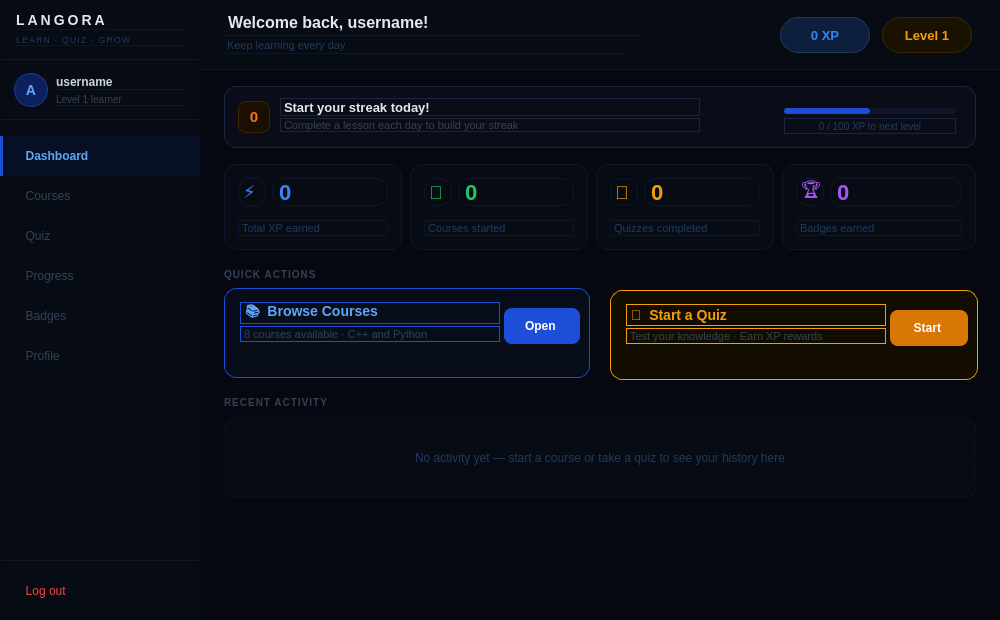
<?xml version="1.0" encoding="UTF-8"?>
<ui version="4.0">
 <class>dashboard</class>
 <widget class="QWidget" name="dashboard">
  <property name="geometry">
   <rect>
    <x>0</x>
    <y>0</y>
    <width>1000</width>
    <height>620</height>
   </rect>
  </property>
  <property name="windowTitle">
   <string>Langora</string>
  </property>
  <property name="styleSheet">
   <string notr="true">QWidget#dashboard{background-color:#050810;}</string>
  </property>
  <widget class="QFrame" name="sidebar">
   <property name="geometry">
    <rect>
     <x>0</x>
     <y>0</y>
     <width>200</width>
     <height>620</height>
    </rect>
   </property>
   <property name="styleSheet">
    <string notr="true">QFrame#sidebar{background-color:#070b14;border-right:1px solid #0f1629;}</string>
   </property>
   <property name="frameShape">
    <enum>QFrame::Shape::StyledPanel</enum>
   </property>
   <widget class="QFrame" name="logo_area">
    <property name="geometry">
     <rect>
      <x>0</x>
      <y>0</y>
      <width>200</width>
      <height>60</height>
     </rect>
    </property>
    <property name="styleSheet">
     <string notr="true">QFrame{background:transparent;border-bottom:1px solid #0f1629;border-right:none;}</string>
    </property>
    <widget class="QLabel" name="label_appname_side">
     <property name="geometry">
      <rect>
       <x>16</x>
       <y>10</y>
       <width>168</width>
       <height>20</height>
      </rect>
     </property>
     <property name="styleSheet">
      <string notr="true">QLabel{color:#e2e8f0;font-size:14px;font-weight:bold;letter-spacing:3px;background:transparent;}</string>
     </property>
     <property name="text">
      <string>LANGORA</string>
     </property>
    </widget>
    <widget class="QLabel" name="label_appslogan">
     <property name="geometry">
      <rect>
       <x>16</x>
       <y>32</y>
       <width>168</width>
       <height>14</height>
      </rect>
     </property>
     <property name="styleSheet">
      <string notr="true">QLabel{color:#1e3a5f;font-size:9px;letter-spacing:1px;background:transparent;}</string>
     </property>
     <property name="text">
      <string>LEARN · QUIZ · GROW</string>
     </property>
    </widget>
   </widget>
   <widget class="QFrame" name="user_area">
    <property name="geometry">
     <rect>
      <x>0</x>
      <y>60</y>
      <width>200</width>
      <height>60</height>
     </rect>
    </property>
    <property name="styleSheet">
     <string notr="true">QFrame{background:transparent;border-bottom:1px solid #0f1629;border-right:none;}</string>
    </property>
    <widget class="QLabel" name="label_avatar">
     <property name="geometry">
      <rect>
       <x>14</x>
       <y>13</y>
       <width>34</width>
       <height>34</height>
      </rect>
     </property>
     <property name="styleSheet">
      <string notr="true">QLabel{background-color:#0d1f5c;border-radius:17px;border:1px solid #1a3a99;color:#60a5fa;font-size:14px;font-weight:bold;}</string>
     </property>
     <property name="text">
      <string>A</string>
     </property>
     <property name="alignment">
      <set>Qt::AlignmentFlag::AlignCenter</set>
     </property>
    </widget>
    <widget class="QLabel" name="label_username_side">
     <property name="geometry">
      <rect>
       <x>56</x>
       <y>14</y>
       <width>130</width>
       <height>16</height>
      </rect>
     </property>
     <property name="styleSheet">
      <string notr="true">QLabel{color:#cbd5e1;font-size:12px;font-weight:bold;background:transparent;}</string>
     </property>
     <property name="text">
      <string>username</string>
     </property>
    </widget>
    <widget class="QLabel" name="label_level_side">
     <property name="geometry">
      <rect>
       <x>56</x>
       <y>32</y>
       <width>130</width>
       <height>14</height>
      </rect>
     </property>
     <property name="styleSheet">
      <string notr="true">QLabel{color:#334155;font-size:10px;background:transparent;}</string>
     </property>
     <property name="text">
      <string>Level 1 learner</string>
     </property>
    </widget>
   </widget>
   <widget class="QPushButton" name="nav_dashboard">
    <property name="geometry">
     <rect>
      <x>0</x>
      <y>136</y>
      <width>200</width>
      <height>40</height>
     </rect>
    </property>
    <property name="styleSheet">
     <string notr="true">QPushButton{background:#070f24;color:#60a5fa;border:none;border-left:3px solid #1d4ed8;border-radius:0;font-size:12px;font-weight:bold;text-align:left;padding-left:16px;}</string>
    </property>
    <property name="text">
     <string>  Dashboard</string>
    </property>
   </widget>
   <widget class="QPushButton" name="pushButton_courses">
    <property name="geometry">
     <rect>
      <x>0</x>
      <y>176</y>
      <width>200</width>
      <height>40</height>
     </rect>
    </property>
    <property name="styleSheet">
     <string notr="true">QPushButton{background:transparent;color:#334155;border:none;border-left:3px solid transparent;border-radius:0;font-size:12px;text-align:left;padding-left:16px;}QPushButton:hover{background:#070f1a;color:#60a5fa;border-left-color:#1d4ed8;}</string>
    </property>
    <property name="text">
     <string>  Courses</string>
    </property>
   </widget>
   <widget class="QPushButton" name="pushButton_startQuiz">
    <property name="geometry">
     <rect>
      <x>0</x>
      <y>216</y>
      <width>200</width>
      <height>40</height>
     </rect>
    </property>
    <property name="styleSheet">
     <string notr="true">QPushButton{background:transparent;color:#334155;border:none;border-left:3px solid transparent;border-radius:0;font-size:12px;text-align:left;padding-left:16px;}QPushButton:hover{background:#070f1a;color:#60a5fa;border-left-color:#1d4ed8;}</string>
    </property>
    <property name="text">
     <string>  Quiz</string>
    </property>
   </widget>
   <widget class="QPushButton" name="nav_progress">
    <property name="geometry">
     <rect>
      <x>0</x>
      <y>256</y>
      <width>200</width>
      <height>40</height>
     </rect>
    </property>
    <property name="styleSheet">
     <string notr="true">QPushButton{background:transparent;color:#334155;border:none;border-left:3px solid transparent;border-radius:0;font-size:12px;text-align:left;padding-left:16px;}QPushButton:hover{background:#070f1a;color:#60a5fa;}</string>
    </property>
    <property name="text">
     <string>  Progress</string>
    </property>
   </widget>
   <widget class="QPushButton" name="nav_badges">
    <property name="geometry">
     <rect>
      <x>0</x>
      <y>296</y>
      <width>200</width>
      <height>40</height>
     </rect>
    </property>
    <property name="styleSheet">
     <string notr="true">QPushButton{background:transparent;color:#334155;border:none;border-left:3px solid transparent;border-radius:0;font-size:12px;text-align:left;padding-left:16px;}QPushButton:hover{background:#070f1a;color:#60a5fa;}</string>
    </property>
    <property name="text">
     <string>  Badges</string>
    </property>
   </widget>
   <widget class="QPushButton" name="nav_profile">
    <property name="geometry">
     <rect>
      <x>0</x>
      <y>336</y>
      <width>200</width>
      <height>40</height>
     </rect>
    </property>
    <property name="styleSheet">
     <string notr="true">QPushButton{background:transparent;color:#334155;border:none;border-left:3px solid transparent;border-radius:0;font-size:12px;text-align:left;padding-left:16px;}QPushButton:hover{background:#070f1a;color:#60a5fa;}</string>
    </property>
    <property name="text">
     <string>  Profile</string>
    </property>
   </widget>
   <widget class="QPushButton" name="pushButton_logout">
    <property name="geometry">
     <rect>
      <x>0</x>
      <y>560</y>
      <width>200</width>
      <height>60</height>
     </rect>
    </property>
    <property name="styleSheet">
     <string notr="true">QPushButton{background:transparent;color:#ef4444;border:none;border-top:1px solid #0f1629;border-left:3px solid transparent;border-radius:0;font-size:12px;text-align:left;padding-left:16px;}QPushButton:hover{background:#150505;border-left-color:#ef4444;}</string>
    </property>
    <property name="text">
     <string>  Log out</string>
    </property>
   </widget>
  </widget>
  <widget class="QFrame" name="main_area">
   <property name="geometry">
    <rect>
     <x>200</x>
     <y>0</y>
     <width>800</width>
     <height>620</height>
    </rect>
   </property>
   <property name="styleSheet">
    <string notr="true">QFrame#main_area{background-color:#050810;border:none;}</string>
   </property>
   <property name="frameShape">
    <enum>QFrame::Shape::StyledPanel</enum>
   </property>
   <widget class="QFrame" name="topbar">
    <property name="geometry">
     <rect>
      <x>0</x>
      <y>0</y>
      <width>800</width>
      <height>70</height>
     </rect>
    </property>
    <property name="styleSheet">
     <string notr="true">QFrame{background-color:#070b14;border-bottom:1px solid #0f1629;border-left:none;border-right:none;border-top:none;}</string>
    </property>
    <widget class="QLabel" name="label_welcome">
     <property name="geometry">
      <rect>
       <x>24</x>
       <y>10</y>
       <width>420</width>
       <height>26</height>
      </rect>
     </property>
     <property name="styleSheet">
      <string notr="true">QLabel{color:#e2e8f0;font-size:16px;font-weight:bold;background:transparent;}</string>
     </property>
     <property name="text">
      <string>Welcome back, username!</string>
     </property>
    </widget>
    <widget class="QLabel" name="label_topbar_sub">
     <property name="geometry">
      <rect>
       <x>24</x>
       <y>38</y>
       <width>400</width>
       <height>16</height>
      </rect>
     </property>
     <property name="styleSheet">
      <string notr="true">QLabel{color:#1e3a5f;font-size:11px;background:transparent;}</string>
     </property>
     <property name="text">
      <string>Keep learning every day</string>
     </property>
    </widget>
    <widget class="QFrame" name="xp_badge">
     <property name="geometry">
      <rect>
       <x>580</x>
       <y>17</y>
       <width>90</width>
       <height>36</height>
      </rect>
     </property>
     <property name="styleSheet">
      <string notr="true">QFrame{background:#0d1f3c;border:1px solid #1e3a5f;border-radius:18px;}</string>
     </property>
     <widget class="QLabel" name="label_xp">
      <property name="geometry">
       <rect>
        <x>0</x>
        <y>0</y>
        <width>90</width>
        <height>36</height>
       </rect>
      </property>
      <property name="styleSheet">
       <string notr="true">QLabel{color:#3b82f6;font-size:13px;font-weight:bold;background:transparent;border:none;}</string>
      </property>
      <property name="text">
       <string>0 XP</string>
      </property>
      <property name="alignment">
       <set>Qt::AlignmentFlag::AlignCenter</set>
      </property>
     </widget>
    </widget>
    <widget class="QFrame" name="level_badge">
     <property name="geometry">
      <rect>
       <x>682</x>
       <y>17</y>
       <width>90</width>
       <height>36</height>
      </rect>
     </property>
     <property name="styleSheet">
      <string notr="true">QFrame{background:#1a1200;border:1px solid #3d2600;border-radius:18px;}</string>
     </property>
     <widget class="QLabel" name="level_label">
      <property name="geometry">
       <rect>
        <x>0</x>
        <y>0</y>
        <width>90</width>
        <height>36</height>
       </rect>
      </property>
      <property name="styleSheet">
       <string notr="true">QLabel{color:#f59e0b;font-size:13px;font-weight:bold;background:transparent;border:none;}</string>
      </property>
      <property name="text">
       <string>Level 1</string>
      </property>
      <property name="alignment">
       <set>Qt::AlignmentFlag::AlignCenter</set>
      </property>
     </widget>
    </widget>
   </widget>
   <widget class="QFrame" name="streak_bar">
    <property name="geometry">
     <rect>
      <x>24</x>
      <y>86</y>
      <width>752</width>
      <height>62</height>
     </rect>
    </property>
    <property name="styleSheet">
     <string notr="true">QFrame{background-color:#0a0d18;border:1px solid #1a2540;border-radius:12px;}</string>
    </property>
    <widget class="QLabel" name="label_streak_icon">
     <property name="geometry">
      <rect>
       <x>14</x>
       <y>15</y>
       <width>32</width>
       <height>32</height>
      </rect>
     </property>
     <property name="styleSheet">
      <string notr="true">QLabel{background:#1a0f00;border:1px solid #3d2600;border-radius:8px;color:#f97316;font-size:15px;font-weight:bold;}</string>
     </property>
     <property name="text">
      <string>0</string>
     </property>
     <property name="alignment">
      <set>Qt::AlignmentFlag::AlignCenter</set>
     </property>
    </widget>
    <widget class="QLabel" name="label_streak_title">
     <property name="geometry">
      <rect>
       <x>56</x>
       <y>12</y>
       <width>420</width>
       <height>18</height>
      </rect>
     </property>
     <property name="styleSheet">
      <string notr="true">QLabel{color:#e2e8f0;font-size:13px;font-weight:bold;background:transparent;}</string>
     </property>
     <property name="text">
      <string>Start your streak today!</string>
     </property>
    </widget>
    <widget class="QLabel" name="label_streak_sub">
     <property name="geometry">
      <rect>
       <x>56</x>
       <y>32</y>
       <width>420</width>
       <height>14</height>
      </rect>
     </property>
     <property name="styleSheet">
      <string notr="true">QLabel{color:#334155;font-size:11px;background:transparent;}</string>
     </property>
     <property name="text">
      <string>Complete a lesson each day to build your streak</string>
     </property>
    </widget>
    <widget class="QFrame" name="xp_bar_bg">
     <property name="geometry">
      <rect>
       <x>560</x>
       <y>22</y>
       <width>172</width>
       <height>6</height>
      </rect>
     </property>
     <property name="styleSheet">
      <string notr="true">QFrame{background:#0f1629;border-radius:3px;border:none;}</string>
     </property>
    </widget>
    <widget class="QFrame" name="xp_bar_fill">
     <property name="geometry">
      <rect>
       <x>560</x>
       <y>22</y>
       <width>86</width>
       <height>6</height>
      </rect>
     </property>
     <property name="styleSheet">
      <string notr="true">QFrame{background:#1d4ed8;border-radius:3px;border:none;}</string>
     </property>
    </widget>
    <widget class="QLabel" name="label_xp_bar_text">
     <property name="geometry">
      <rect>
       <x>560</x>
       <y>32</y>
       <width>172</width>
       <height>16</height>
      </rect>
     </property>
     <property name="styleSheet">
      <string notr="true">QLabel{color:#1e3a5f;font-size:10px;background:transparent;}</string>
     </property>
     <property name="text">
      <string>0 / 100 XP to next level</string>
     </property>
     <property name="alignment">
      <set>Qt::AlignmentFlag::AlignCenter</set>
     </property>
    </widget>
   </widget>
   <widget class="QFrame" name="stat1">
    <property name="geometry">
     <rect>
      <x>24</x>
      <y>164</y>
      <width>178</width>
      <height>86</height>
     </rect>
    </property>
    <property name="styleSheet">
     <string notr="true">QFrame{background:#070b14;border:1px solid #0f1629;border-radius:12px;}QFrame:hover{border-color:#3b82f6;background:#080d18;}</string>
    </property>
    <widget class="QLabel" name="label_stat1_icon">
     <property name="geometry">
      <rect>
       <x>14</x>
       <y>14</y>
       <width>28</width>
       <height>28</height>
      </rect>
     </property>
     <property name="styleSheet">
      <string notr="true">QLabel{color:#3b82f6;font-size:18px;background:transparent;}</string>
     </property>
     <property name="text">
      <string>⚡</string>
     </property>
    </widget>
    <widget class="QLabel" name="label_stat1_val">
     <property name="geometry">
      <rect>
       <x>48</x>
       <y>14</y>
       <width>116</width>
       <height>28</height>
      </rect>
     </property>
     <property name="styleSheet">
      <string notr="true">QLabel{color:#3b82f6;font-size:22px;font-weight:bold;background:transparent;}</string>
     </property>
     <property name="text">
      <string>0</string>
     </property>
    </widget>
    <widget class="QLabel" name="label_stat1_lbl">
     <property name="geometry">
      <rect>
       <x>14</x>
       <y>56</y>
       <width>150</width>
       <height>16</height>
      </rect>
     </property>
     <property name="styleSheet">
      <string notr="true">QLabel{color:#1e3a5f;font-size:11px;background:transparent;}</string>
     </property>
     <property name="text">
      <string>Total XP earned</string>
     </property>
    </widget>
   </widget>
   <widget class="QFrame" name="stat2">
    <property name="geometry">
     <rect>
      <x>210</x>
      <y>164</y>
      <width>178</width>
      <height>86</height>
     </rect>
    </property>
    <property name="styleSheet">
     <string notr="true">QFrame{background:#070b14;border:1px solid #0f1629;border-radius:12px;}QFrame:hover{border-color:#22c55e;background:#080d18;}</string>
    </property>
    <widget class="QLabel" name="label_stat2_icon">
     <property name="geometry">
      <rect>
       <x>14</x>
       <y>14</y>
       <width>28</width>
       <height>28</height>
      </rect>
     </property>
     <property name="styleSheet">
      <string notr="true">QLabel{color:#22c55e;font-size:18px;background:transparent;}</string>
     </property>
     <property name="text">
      <string>📘</string>
     </property>
    </widget>
    <widget class="QLabel" name="label_stat2_val">
     <property name="geometry">
      <rect>
       <x>48</x>
       <y>14</y>
       <width>116</width>
       <height>28</height>
      </rect>
     </property>
     <property name="styleSheet">
      <string notr="true">QLabel{color:#22c55e;font-size:22px;font-weight:bold;background:transparent;}</string>
     </property>
     <property name="text">
      <string>0</string>
     </property>
    </widget>
    <widget class="QLabel" name="label_stat2_lbl">
     <property name="geometry">
      <rect>
       <x>14</x>
       <y>56</y>
       <width>150</width>
       <height>16</height>
      </rect>
     </property>
     <property name="styleSheet">
      <string notr="true">QLabel{color:#1e3a5f;font-size:11px;background:transparent;}</string>
     </property>
     <property name="text">
      <string>Courses started</string>
     </property>
    </widget>
   </widget>
   <widget class="QFrame" name="stat3">
    <property name="geometry">
     <rect>
      <x>396</x>
      <y>164</y>
      <width>178</width>
      <height>86</height>
     </rect>
    </property>
    <property name="styleSheet">
     <string notr="true">QFrame{background:#070b14;border:1px solid #0f1629;border-radius:12px;}QFrame:hover{border-color:#f59e0b;background:#080d18;}</string>
    </property>
    <widget class="QLabel" name="label_stat3_icon">
     <property name="geometry">
      <rect>
       <x>14</x>
       <y>14</y>
       <width>28</width>
       <height>28</height>
      </rect>
     </property>
     <property name="styleSheet">
      <string notr="true">QLabel{color:#f59e0b;font-size:18px;background:transparent;}</string>
     </property>
     <property name="text">
      <string>🧠</string>
     </property>
    </widget>
    <widget class="QLabel" name="label_stat3_val">
     <property name="geometry">
      <rect>
       <x>48</x>
       <y>14</y>
       <width>116</width>
       <height>28</height>
      </rect>
     </property>
     <property name="styleSheet">
      <string notr="true">QLabel{color:#f59e0b;font-size:22px;font-weight:bold;background:transparent;}</string>
     </property>
     <property name="text">
      <string>0</string>
     </property>
    </widget>
    <widget class="QLabel" name="label_stat3_lbl">
     <property name="geometry">
      <rect>
       <x>14</x>
       <y>56</y>
       <width>150</width>
       <height>16</height>
      </rect>
     </property>
     <property name="styleSheet">
      <string notr="true">QLabel{color:#1e3a5f;font-size:11px;background:transparent;}</string>
     </property>
     <property name="text">
      <string>Quizzes completed</string>
     </property>
    </widget>
   </widget>
   <widget class="QFrame" name="stat4">
    <property name="geometry">
     <rect>
      <x>582</x>
      <y>164</y>
      <width>194</width>
      <height>86</height>
     </rect>
    </property>
    <property name="styleSheet">
     <string notr="true">QFrame{background:#070b14;border:1px solid #0f1629;border-radius:12px;}QFrame:hover{border-color:#a855f7;background:#080d18;}</string>
    </property>
    <widget class="QLabel" name="label_stat4_icon">
     <property name="geometry">
      <rect>
       <x>14</x>
       <y>14</y>
       <width>28</width>
       <height>28</height>
      </rect>
     </property>
     <property name="styleSheet">
      <string notr="true">QLabel{color:#a855f7;font-size:18px;background:transparent;}</string>
     </property>
     <property name="text">
      <string>🏆</string>
     </property>
    </widget>
    <widget class="QLabel" name="label_stat4_val">
     <property name="geometry">
      <rect>
       <x>48</x>
       <y>14</y>
       <width>132</width>
       <height>28</height>
      </rect>
     </property>
     <property name="styleSheet">
      <string notr="true">QLabel{color:#a855f7;font-size:22px;font-weight:bold;background:transparent;}</string>
     </property>
     <property name="text">
      <string>0</string>
     </property>
    </widget>
    <widget class="QLabel" name="label_stat4_lbl">
     <property name="geometry">
      <rect>
       <x>14</x>
       <y>56</y>
       <width>166</width>
       <height>16</height>
      </rect>
     </property>
     <property name="styleSheet">
      <string notr="true">QLabel{color:#1e3a5f;font-size:11px;background:transparent;}</string>
     </property>
     <property name="text">
      <string>Badges earned</string>
     </property>
    </widget>
   </widget>
   <widget class="QLabel" name="label_section">
    <property name="geometry">
     <rect>
      <x>24</x>
      <y>266</y>
      <width>400</width>
      <height>16</height>
     </rect>
    </property>
    <property name="styleSheet">
     <string notr="true">QLabel{color:#334155;font-size:10px;font-weight:bold;letter-spacing:1px;background:transparent;}</string>
    </property>
    <property name="text">
     <string>QUICK ACTIONS</string>
    </property>
   </widget>
   <widget class="QFrame" name="action_courses">
    <property name="geometry">
     <rect>
      <x>24</x>
      <y>288</y>
      <width>366</width>
      <height>90</height>
     </rect>
    </property>
    <property name="styleSheet">
     <string notr="true">QFrame{background-color:#080d1a;border:1px solid #1d4ed8;border-radius:12px;}QFrame:hover{background-color:#0a1228;border-color:#2563eb;}</string>
    </property>
    <widget class="QLabel" name="label_courses_title">
     <property name="geometry">
      <rect>
       <x>16</x>
       <y>14</y>
       <width>260</width>
       <height>22</height>
      </rect>
     </property>
     <property name="styleSheet">
      <string notr="true">QLabel{color:#60a5fa;font-size:14px;font-weight:bold;background:transparent;}</string>
     </property>
     <property name="text">
      <string>📚  Browse Courses</string>
     </property>
    </widget>
    <widget class="QLabel" name="label_courses_sub">
     <property name="geometry">
      <rect>
       <x>16</x>
       <y>38</y>
       <width>260</width>
       <height>16</height>
      </rect>
     </property>
     <property name="styleSheet">
      <string notr="true">QLabel{color:#334155;font-size:11px;background:transparent;}</string>
     </property>
     <property name="text">
      <string>8 courses available · C++ and Python</string>
     </property>
    </widget>
    <widget class="QPushButton" name="btn_go_courses">
     <property name="geometry">
      <rect>
       <x>280</x>
       <y>20</y>
       <width>76</width>
       <height>36</height>
      </rect>
     </property>
     <property name="styleSheet">
      <string notr="true">QPushButton{background:#1d4ed8;color:white;border:none;border-radius:8px;font-size:12px;font-weight:bold;}QPushButton:hover{background:#2563eb;}QPushButton:pressed{background:#1e40af;}</string>
     </property>
     <property name="text">
      <string>Open </string>
     </property>
    </widget>
   </widget>
   <widget class="QFrame" name="action_quiz">
    <property name="geometry">
     <rect>
      <x>410</x>
      <y>290</y>
      <width>368</width>
      <height>90</height>
     </rect>
    </property>
    <property name="styleSheet">
     <string notr="true">QFrame{background-color:#130d00;border:1px solid #f59e0b;border-radius:12px;}QFrame:hover{background-color:#1a1000;border-color:#fbbf24;}</string>
    </property>
    <widget class="QLabel" name="label_quiz_title">
     <property name="geometry">
      <rect>
       <x>16</x>
       <y>14</y>
       <width>260</width>
       <height>22</height>
      </rect>
     </property>
     <property name="styleSheet">
      <string notr="true">QLabel{color:#f59e0b;font-size:14px;font-weight:bold;background:transparent;}</string>
     </property>
     <property name="text">
      <string>🎯  Start a Quiz</string>
     </property>
    </widget>
    <widget class="QLabel" name="label_quiz_sub">
     <property name="geometry">
      <rect>
       <x>16</x>
       <y>38</y>
       <width>260</width>
       <height>16</height>
      </rect>
     </property>
     <property name="styleSheet">
      <string notr="true">QLabel{color:#334155;font-size:11px;background:transparent;}</string>
     </property>
     <property name="text">
      <string>Test your knowledge · Earn XP rewards</string>
     </property>
    </widget>
    <widget class="QPushButton" name="btn_go_quiz">
     <property name="geometry">
      <rect>
       <x>280</x>
       <y>20</y>
       <width>78</width>
       <height>36</height>
      </rect>
     </property>
     <property name="styleSheet">
      <string notr="true">QPushButton{background:#d97706;color:white;border:none;border-radius:8px;font-size:12px;font-weight:bold;}QPushButton:hover{background:#f59e0b;}QPushButton:pressed{background:#b45309;}</string>
     </property>
     <property name="text">
      <string>Start </string>
     </property>
    </widget>
   </widget>
   <widget class="QLabel" name="label_recent">
    <property name="geometry">
     <rect>
      <x>24</x>
      <y>394</y>
      <width>400</width>
      <height>16</height>
     </rect>
    </property>
    <property name="styleSheet">
     <string notr="true">QLabel{color:#334155;font-size:10px;font-weight:bold;letter-spacing:1px;background:transparent;}</string>
    </property>
    <property name="text">
     <string>RECENT ACTIVITY</string>
    </property>
   </widget>
   <widget class="QFrame" name="empty_activity">
    <property name="geometry">
     <rect>
      <x>24</x>
      <y>418</y>
      <width>752</width>
      <height>80</height>
     </rect>
    </property>
    <property name="styleSheet">
     <string notr="true">QFrame{background:#070b14;border:1px dashed #0f1629;border-radius:10px;}</string>
    </property>
    <widget class="QLabel" name="label_empty">
     <property name="geometry">
      <rect>
       <x>0</x>
       <y>0</y>
       <width>752</width>
       <height>80</height>
      </rect>
     </property>
     <property name="styleSheet">
      <string notr="true">QLabel{color:#1e3a5f;font-size:12px;background:transparent;}</string>
     </property>
     <property name="text">
      <string>No activity yet — start a course or take a quiz to see your history here</string>
     </property>
     <property name="alignment">
      <set>Qt::AlignmentFlag::AlignCenter</set>
     </property>
    </widget>
   </widget>
  </widget>
 </widget>
 <resources/>
 <connections/>
</ui>
